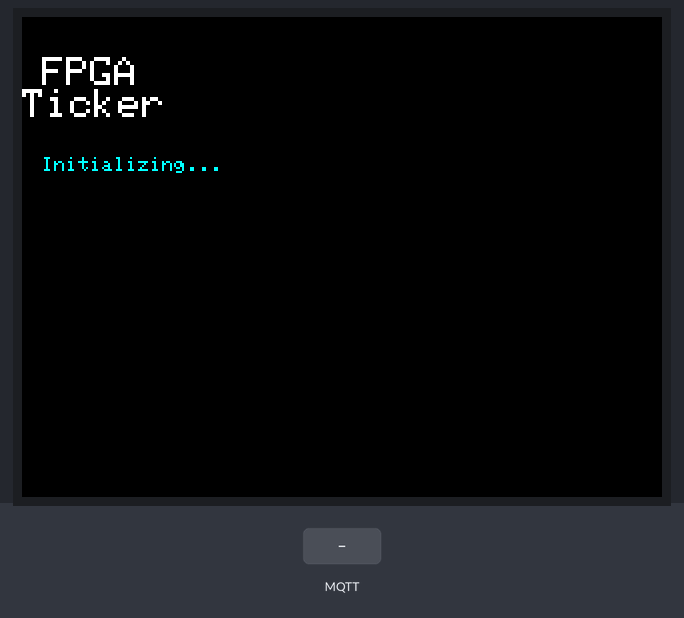
Simulated run of this sketch. Board: ESP32. On the bench: 320×240 colour display. The inputs (shaded band) are chosen by the test bench. WiFi joins after 1.5 s; servers stay silent unless stated; no MQTT or app messages arrive unless stated; what the sketch prints to the serial monitor is not drawn.

Above: at 0.4 s.
At 10.6 s:
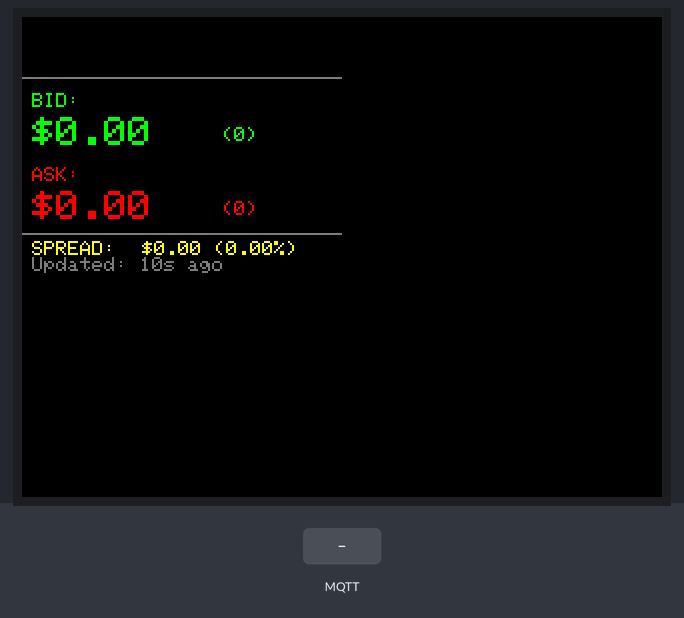
10.7 s: MQTT message "1" arrives on the first subscribed topic
At 11.9 s:
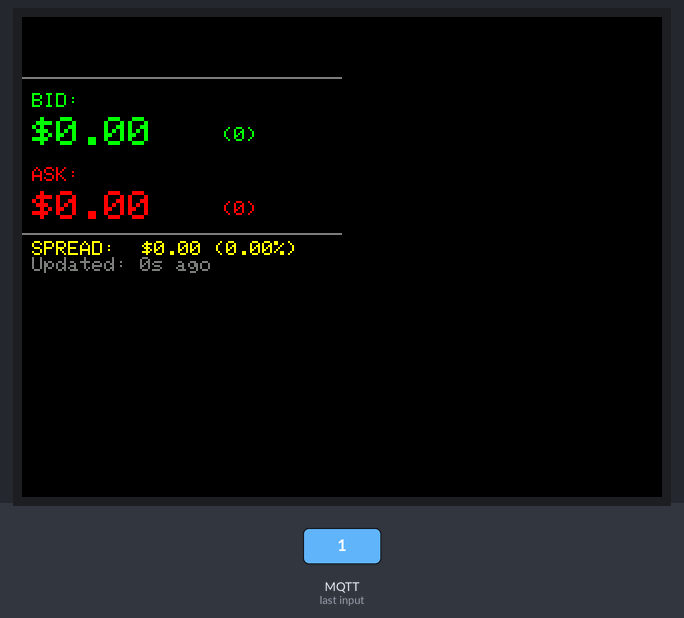
12.2 s: MQTT message "on" arrives on the first subscribed topic
Timing chart, 0 to 15.2 s (numbered marks = the images above; inputs shaded):
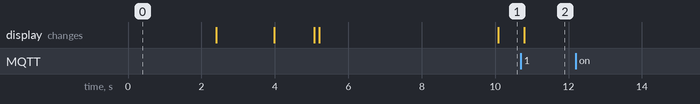

The sketch:

esp32_ticker.ino
```cpp
/*
 * Project 10: ESP32 TFT Ticker Display
 *
 * FPGA Trading System - IoT Market Data Display
 * Subscribes to MQTT broker on Raspberry Pi and displays real-time BBO data
 *
 * Hardware:
 * - ESP32-WROOM or ESP32-Wrover
 * - 1.8" TFT LCD (ST7735 driver)
 *
 * Connections:
 * ESP32        TFT Display
 * -----        -----------
 * 3.3V    →    VCC
 * GND     →    GND
 * GPIO18  →    SCK/SCL
 * GPIO23  →    MOSI/SDA
 * GPIO15  →    CS
 * GPIO2   →    DC/RS
 * GPIO4   →    RST
 *
 * Libraries Required (install via Arduino Library Manager):
 * 1. TFT_eSPI by Bodmer
 * 2. PubSubClient by Nick O'Leary
 * 3. ArduinoJson by Benoit Blanchon
 *
 * Configuration:
 * Edit TFT_eSPI library User_Setup.h:
 *   #define ST7735_DRIVER
 *   #define TFT_WIDTH  128
 *   #define TFT_HEIGHT 160
 *   #define TFT_CS     15
 *   #define TFT_DC     2
 *   #define TFT_RST    4
 * ILI9341 -- 240 x 320
 */

#include <WiFi.h>
#include <PubSubClient.h>
#include <ArduinoJson.h>
#include <TFT_eSPI.h>

// ============================================================================
// Configuration
// ============================================================================

// WiFi credentials
const char *WIFI_SSID = "YOU WIFI SSID";
const char *WIFI_PASSWORD = "YOU WIFI PASSWORD";

// MQTT broker (Raspberry Pi server)
const char *MQTT_SERVER = "192.168.0.2"; // Replace with your Pi IP
const int MQTT_PORT = 1883;
const char *MQTT_TOPIC = "bbo_messages";

// Display rotation (0, 1, 2, 3)
const int DISPLAY_ROTATION = 1; // 1 = Landscape

// ============================================================================
// Global Objects
// ============================================================================

WiFiClient espClient;
PubSubClient mqtt(espClient);
TFT_eSPI tft = TFT_eSPI();

// ============================================================================
// BBO Data Structure
// ============================================================================

struct BboData
{
  char symbol[16];
  float bidPrice;
  int bidShares;
  float askPrice;
  int askShares;
  float spreadPrice;
  float spreadPercent;
  unsigned long timestamp;
} currentBbo;

// ============================================================================
// MQTT Callback
// ============================================================================

void mqttCallback(char *topic, byte *payload, unsigned int length)
{
  // Parse JSON message
  StaticJsonDocument<512> doc;
  DeserializationError error = deserializeJson(doc, payload, length);

  if (error)
  {
    Serial.print("JSON parse error: ");
    Serial.println(error.c_str());
    return;
  }

  // Extract BBO data
  const char *symbol = doc["symbol"];
  if (symbol)
    strncpy(currentBbo.symbol, symbol, 15);

  currentBbo.bidPrice = doc["bid"]["price"] | 0.0;
  currentBbo.bidShares = doc["bid"]["shares"] | 0;
  currentBbo.askPrice = doc["ask"]["price"] | 0.0;
  currentBbo.askShares = doc["ask"]["shares"] | 0;
  currentBbo.spreadPrice = doc["spread"]["price"] | 0.0;
  currentBbo.spreadPercent = doc["spread"]["percent"] | 0.0;
  currentBbo.timestamp = millis();

  // Update display
  updateDisplay();

  // Debug output
  Serial.printf("[%s] Bid: $%.2f (%d) | Ask: $%.2f (%d) | Spread: $%.2f\n",
                currentBbo.symbol,
                currentBbo.bidPrice, currentBbo.bidShares,
                currentBbo.askPrice, currentBbo.askShares,
                currentBbo.spreadPrice);
}

// ============================================================================
// Display Update
// ============================================================================

void updateDisplay()
{
  tft.fillScreen(TFT_BLACK);

  // Header - Symbol
  tft.setTextColor(TFT_WHITE, TFT_BLACK);
  tft.setTextSize(3);
  tft.setCursor(10, 5);
  tft.println(currentBbo.symbol);

  // Separator line
  tft.drawFastHLine(0, 30, 160, TFT_DARKGREY);

  // Bid price (Green)
  tft.setTextSize(1);
  tft.setTextColor(TFT_GREEN, TFT_BLACK);
  tft.setCursor(5, 38);
  tft.print("BID:");

  tft.setTextSize(2);
  tft.setCursor(5, 50);
  tft.printf("$%.2f", currentBbo.bidPrice);

  tft.setTextSize(1);
  tft.setCursor(100, 55);
  tft.printf("(%d)", currentBbo.bidShares);

  // Ask price (Red)
  tft.setTextColor(TFT_RED, TFT_BLACK);
  tft.setTextSize(1);
  tft.setCursor(5, 75);
  tft.print("ASK:");

  tft.setTextSize(2);
  tft.setCursor(5, 87);
  tft.printf("$%.2f", currentBbo.askPrice);

  tft.setTextSize(1);
  tft.setCursor(100, 92);
  tft.printf("(%d)", currentBbo.askShares);

  // Separator line
  tft.drawFastHLine(0, 108, 160, TFT_DARKGREY);

  // Spread (Yellow)
  tft.setTextColor(TFT_YELLOW, TFT_BLACK);
  tft.setTextSize(1);
  tft.setCursor(5, 112);
  tft.print("SPREAD:");

  tft.setTextSize(1);
  tft.setCursor(60, 112);
  tft.printf("$%.2f (%.2f%%)", currentBbo.spreadPrice, currentBbo.spreadPercent);

  // Footer - Timestamp
  tft.setTextColor(TFT_DARKGREY, TFT_BLACK);
  tft.setTextSize(1);
  tft.setCursor(5, 120);
  tft.printf("Updated: %lus ago", (millis() - currentBbo.timestamp) / 1000);
}

// ============================================================================
// Display Splash Screen
// ============================================================================

void displaySplash(const char *message)
{
  tft.fillScreen(TFT_BLACK);
  tft.setTextColor(TFT_WHITE, TFT_BLACK);
  tft.setTextSize(2);
  tft.setCursor(10, 20);
  tft.println("FPGA");
  tft.println("Ticker");

  tft.setTextSize(1);
  tft.setCursor(10, 70);
  tft.setTextColor(TFT_CYAN, TFT_BLACK);
  tft.println(message);
}

// ============================================================================
// WiFi Connection
// ============================================================================

void connectWiFi()
{
  displaySplash("Connecting WiFi...");
  Serial.print("Connecting to WiFi: ");
  Serial.println(WIFI_SSID);

  WiFi.begin(WIFI_SSID, WIFI_PASSWORD);

  int attempts = 0;
  while (WiFi.status() != WL_CONNECTED && attempts < 30)
  {
    delay(500);
    Serial.print(".");
    attempts++;
  }

  if (WiFi.status() == WL_CONNECTED)
  {
    Serial.println("\nWiFi connected!");
    Serial.print("IP address: ");
    Serial.println(WiFi.localIP());

    displaySplash("WiFi OK!");
    delay(1000);
  }
  else
  {
    Serial.println("\nWiFi connection failed!");
    displaySplash("WiFi FAILED!");
    delay(3000);
  }
}

// ============================================================================
// MQTT Connection
// ============================================================================

void connectMQTT()
{
  while (!mqtt.connected())
  {
    displaySplash("Connecting MQTT...");
    Serial.print("Connecting to MQTT broker: ");
    Serial.println(MQTT_SERVER);

    if (mqtt.connect("ESP32_TFT_Ticker", "trading", "trading123"))
    {
      Serial.println("MQTT connected!");
      mqtt.subscribe(MQTT_TOPIC);
      Serial.print("Subscribed to: ");
      Serial.println(MQTT_TOPIC);

      displaySplash("MQTT OK!\nWaiting for data...");
      delay(2000);
    }
    else
    {
      Serial.print("MQTT connection failed, rc=");
      Serial.println(mqtt.state());
      displaySplash("MQTT FAILED!\nRetrying...");
      delay(5000);
    }
  }
}

// ============================================================================
// Setup
// ============================================================================

void setup()
{
  // Initialize Serial
  Serial.begin(115200);
  Serial.println("\n\n=================================");
  Serial.println("FPGA Trading System");
  Serial.println("ESP32 TFT Ticker Display");
  Serial.println("Project 10 - IoT Market Data");
  Serial.println("=================================\n");

  // Initialize TFT display
  tft.init();
  tft.setRotation(DISPLAY_ROTATION);
  tft.fillScreen(TFT_BLACK);

  // Display splash
  displaySplash("Initializing...");
  delay(2000);

  // Connect WiFi
  connectWiFi();

  // Setup MQTT
  mqtt.setServer(MQTT_SERVER, MQTT_PORT);

  mqtt.setCallback(mqttCallback);
  mqtt.setBufferSize(512); // Increase buffer for JSON messages

  // Connect MQTT
  connectMQTT();

  Serial.println("\nSetup complete. Ready to display BBO data.");
}

// ============================================================================
// Main Loop
// ============================================================================

void loop()
{
  // Maintain MQTT connection
  if (!mqtt.connected())
  {
    connectMQTT();
  }
  mqtt.loop();

  // Optional: Update "time ago" display every 10 seconds
  static unsigned long lastUpdate = 0;
  if (millis() - lastUpdate > 10000)
  {
    updateDisplay();
    lastUpdate = millis();
  }
}
```

Measured:
- after the input at 10.7 s, the display: changes after 0.09 s (image 2)
- after the input at 12.2 s, every drawn part: stays the same
